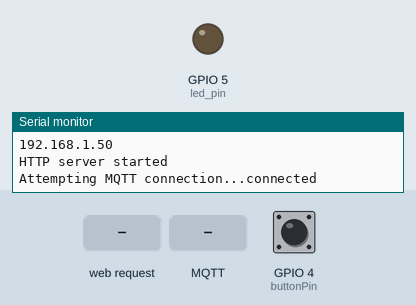
This sketch was run on a simulated ESP8266 (NodeMCU). Shown: output pins drawn as LEDs (lit = HIGH), the last lines printed to the serial monitor. Dashed ring = blinking. Inputs (shaded band) come from the test bench; at power-on: GPIO 4 (buttonPin) HIGH. WiFi joins after 1.5 s; servers stay silent unless stated; random numbers use the default seed unless the sketch sets one; no MQTT or app messages arrive unless stated.

Above: at 2.7 s.
2.8 s: HTTP request GET /ON received
At 4.0 s:
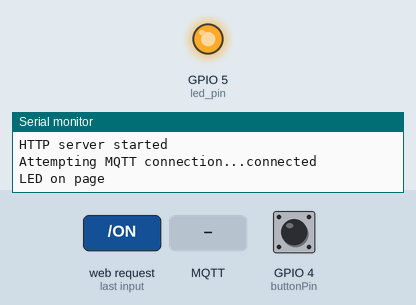
5.8 s: GPIO 4 (buttonPin) pulled LOW for 3.2 s
At 6.7 s:
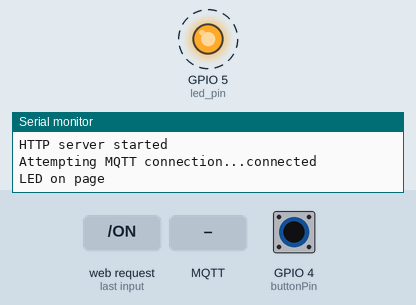
10.5 s: GPIO 4 (buttonPin) pulled LOW for 0.15 s
At 11.1 s:
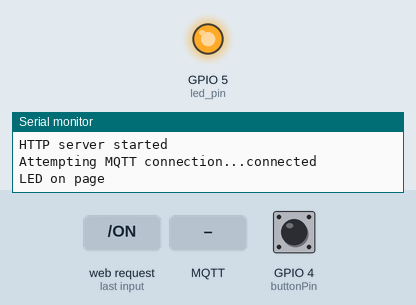
12.1 s: HTTP request GET /OFF received
At 13.3 s:
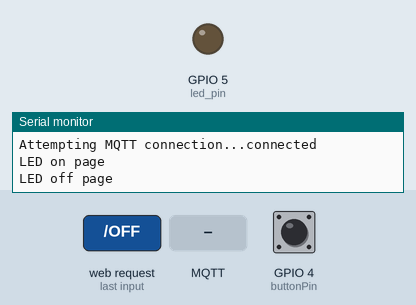
13.6 s: MQTT message "led_on" arrives on the first subscribed topic
At 14.7 s:
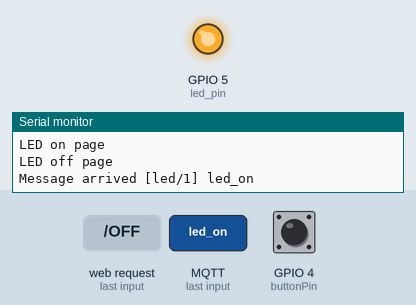
Timing chart, 0 to 16.1 s (numbered marks = the images above; inputs shaded):
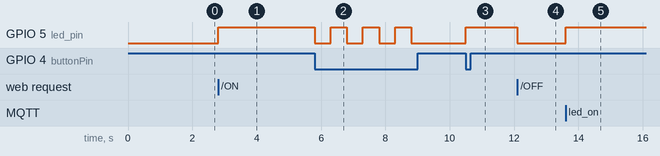

The sketch:

ESP8266_web_and_mqtt.ino
```cpp
#include <ESP8266WiFi.h>
#include <PubSubClient.h>
#include <WiFiClient.h>
#include <ESP8266WebServer.h>


const char* ssid = "Your-WIFI-SSID";
const char* password = "YOUR-WIFI-PASSWORD";

const char* mqtt_id = "led/1";
const char* mqtt_server = "192.168.1.80"; //MQTT server IP

ESP8266WebServer server(80); //I have used a different port and used port forwarding from router to access it from Internet


int led_pin = 5; //GPIO 5
int buttonPin = 4; // GPIO 4                                                                                                                                                                                                                                                                                             ;

WiFiClient espClient;
PubSubClient client(espClient);
long lastMsg = 0;
char msg[50];
int value = 0;

void handleLEDon() {
 Serial.println("LED on page");
 digitalWrite(led_pin,HIGH);
 client.publish(mqtt_id, "confirmed_on");
 server.send(200, "text/html", "LED is ON");
}

void handleLEDoff() {
 Serial.println("LED off page");
 digitalWrite(led_pin,LOW);
 client.publish(mqtt_id, "confirmed_off");
 server.send(200, "text/html", "LED is OFF");
}

void setup_wifi() {

  delay(10);
  Serial.println();
  Serial.print("Connecting to ");
  Serial.println(ssid);

  WiFi.begin(ssid, password);

  while (WiFi.status() != WL_CONNECTED) {
    delay(500);
    Serial.print(".");
  }

  randomSeed(micros());

  Serial.println("");
  Serial.println("WiFi connected");
  Serial.println("IP address: ");
  Serial.println(WiFi.localIP());
}

void callback(char* topic, byte* payload, unsigned int length) {
  Serial.print("Message arrived [");
  Serial.print(topic);
  Serial.print("] ");
  String s;
  for (int i = 0; i < length; i++) {
    s+=(char)payload[i];
  }
  Serial.print(s);
  Serial.println();

  //converting String to char array
  int str_len = s.length() + 1;
  char char_array[str_len];
  s.toCharArray(char_array, str_len);
  client.publish("outTopic", char_array);

  //TEST CONNECTION
  if(s.indexOf("test") != -1)  {
    if(digitalRead(led_pin)){
      client.publish(mqtt_id, "connected-on");
    }
    else
    {
      client.publish(mqtt_id, "connected-off");
    }
  }

  // TURN ON THE LED
  if(s.indexOf("led_on") != -1)  {
    digitalWrite(led_pin, HIGH);
    client.publish(mqtt_id, "confirmed_on");
  }

  // TURN OFF THE LED
  if(s.indexOf("led_off") != -1)  {
    digitalWrite(led_pin, LOW);
    client.publish(mqtt_id, "confirmed_off");
  }

}

void reconnect() {
  while (!client.connected()) {
    Serial.print("Attempting MQTT connection...");
    String clientId = "ESP8266Client-";
    clientId += String(random(0xffff), HEX);

    if (client.connect(clientId.c_str(), "MQTT_USER", "MQTT_PASSWORD", mqtt_id, 2, true, "connection_lost")) {
      Serial.println("connected");
      client.publish(mqtt_id, "connected");
      client.subscribe(mqtt_id);
    } else {
      Serial.print("failed, rc=");
      Serial.print(client.state());
      Serial.println(" try again in 5 seconds");
      delay(5000);
    }
  }
}

void setup() {
  Serial.begin(9600);
  delay(10);

  pinMode(led_pin, OUTPUT);
  pinMode(buttonPin, INPUT_PULLUP);
  setup_wifi();
  client.setServer(mqtt_server, 1883);
  client.setCallback(callback);

  server.on("/ON", handleLEDon);
  server.on("/OFF", handleLEDoff);

  server.begin();
  Serial.println("HTTP server started");
}

void loop() {

  if (!client.connected()) {
    reconnect();
  }
  client.loop();
  server.handleClient();

  // Handling LED toggle button, use interrupt instead
  if (digitalRead(buttonPin) == LOW) {
    if(digitalRead(led_pin)){
      digitalWrite(led_pin, LOW);
      client.publish(mqtt_id, "connected-off");
    }
    else
    {
      digitalWrite(led_pin, HIGH);
      client.publish(mqtt_id, "connected-on");
    }
    delay(500);
  }

}
```

Measured:
- after the input at 2.8 s, GPIO 5 (led_pin): LOW → HIGH at once
- after the input at 5.8 s, GPIO 5 (led_pin): alternates HIGH for 0.50 s and LOW for 0.50 s, 7 changes in all, then stays LOW, starting at once
- after the input at 10.5 s, GPIO 5 (led_pin): LOW → HIGH at once
- after the input at 12.1 s, GPIO 5 (led_pin): HIGH → LOW at once
- after the input at 13.6 s, GPIO 5 (led_pin): LOW → HIGH at once
